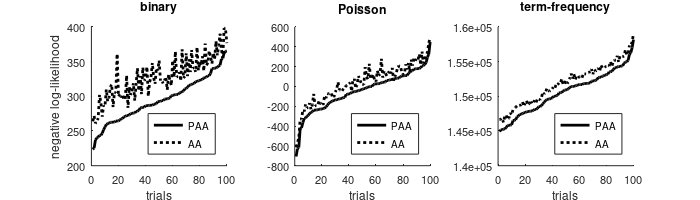

Recreate this plot in MATLAB.
%% Plot negative log-likelihoods from compareProbVsDefault
%
% Additional info: Figures 7 in article Probabilistic Archetypal
% Analysis by Seth and Eugster in Machine Learning Journal
%
% Copyright Sohan Seth sohan.seth@hiit.fi

f2 = figure('papertype', 'a4', 'paperposition', [0 0 7 2]);
for count = 1:3
    switch count
        case 1
            load data_Simulation/compareProbVsDefault_Bernoulli
        case 2
            load data_Simulation/compareProbVsDefault_Poisson
        case 3
            load data_Simulation/compareProbVsDefault_stochastic
    end

    figure(f2); subplot(1, 3, count), hold on
    nllList = sortrows(nllList);
    plot(nllList(:, 1), 'k', 'linewidth', 2)
    plot(real(nllList(:, 2)), 'k:', 'linewidth', 2)
    legend('PAA', 'AA', 'location', 'southeast')
    % set(gca, 'xtick', ''); 
    xlabel('trials')
    if count == 1; ylabel('negative log-likelihood'); end
    switch count
        case 1
            title('binary')
        case 2
            title('Poisson')
        case 3
            title('term-frequency')
    end
    set(gca, 'fontsize', 8)
end
% saveas(f2, '../../Paper-NIPS-ICML-arXiv-KDD-ML/nll.eps', 'epsc')
%%
close all